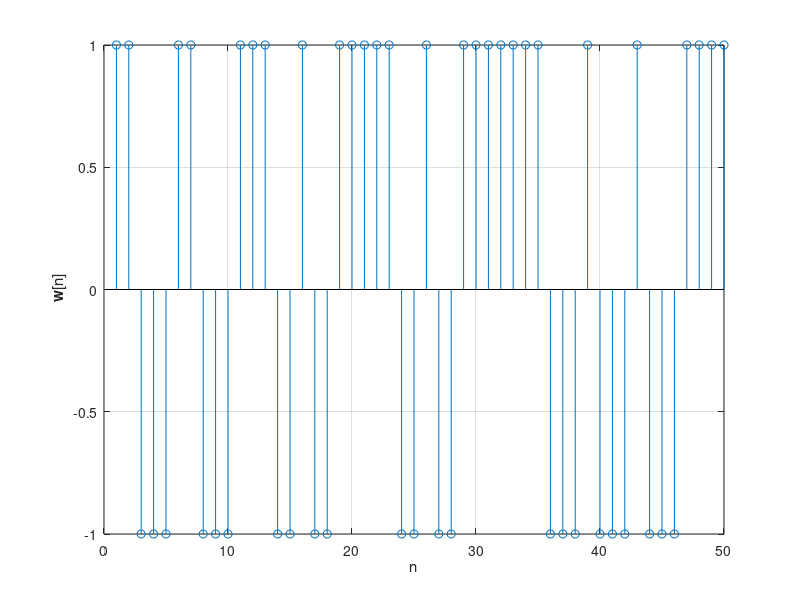
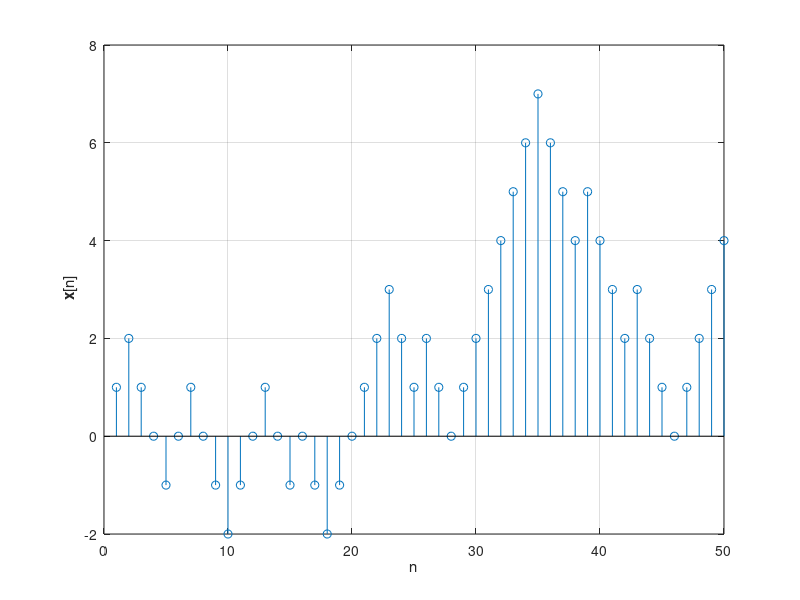

The MATLAB source for these figures, in order: (Note: this script raises an error after producing the figures.)
clearvars
close all
%rng(1)

n = 500;
N = 1e5;

w = (randi(2,[n N])-1.5)*2;
x = sum(w);
%%
figure(1)
stem(w(1,1:50))
xlabel('n')
ylabel('{\bf w}[n]')
grid on
%%
figure(2)
stem(cumsum(w(1,1:50)))
xlabel('n')
ylabel('{\bf x}[n]')
grid on
%%
E_x = mean(x);
disp(['Mean: Theory = 0, Simulation = ' num2str(E_x)])% =? 0
Var_x = var(x); % =? n
disp(['Variance: Theory = ' num2str(n) ', Simulation = ' num2str(Var_x)])% =? 0
%%
figure(3)
histogram(x,-74:2:74,'Normalization','pdf')
hold on
z = linspace(-3*sqrt(Var_x),3*sqrt(Var_x));
plot(z,pdf('normal',z,E_x,std(x)),"LineWidth",1.5)
grid on
xlabel('x')
ylabel('f_X(x)')
set(gcf, 'Color', 'w');
set(gca,'FontSize',13)